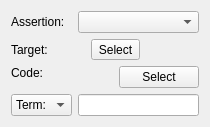
<?xml version="1.0" encoding="UTF-8"?>
<ui version="4.0">
 <class>Form</class>
 <widget class="QWidget" name="Form">
  <property name="geometry">
   <rect>
    <x>0</x>
    <y>0</y>
    <width>210</width>
    <height>125</height>
   </rect>
  </property>
  <property name="windowTitle">
   <string>Form</string>
  </property>
  <layout class="QFormLayout" name="formLayout">
   <item row="0" column="0">
    <widget class="QLabel" name="label">
     <property name="text">
      <string>Assertion:</string>
     </property>
    </widget>
   </item>
   <item row="0" column="1">
    <widget class="QComboBox" name="comboBox_assertion"/>
   </item>
   <item row="1" column="0">
    <widget class="QLabel" name="label_3">
     <property name="text">
      <string>Target:</string>
     </property>
    </widget>
   </item>
   <item row="1" column="1">
    <layout class="QHBoxLayout" name="horizontalLayout_4">
     <item>
      <widget class="QLabel" name="label_target_2">
       <property name="text">
        <string/>
       </property>
      </widget>
     </item>
     <item>
      <widget class="QToolButton" name="toolButton_select_targe_2">
       <property name="text">
        <string>Select</string>
       </property>
       <property name="iconSize">
        <size>
         <width>13</width>
         <height>13</height>
        </size>
       </property>
       <property name="popupMode">
        <enum>QToolButton::InstantPopup</enum>
       </property>
       <property name="toolButtonStyle">
        <enum>Qt::ToolButtonTextOnly</enum>
       </property>
       <property name="arrowType">
        <enum>Qt::RightArrow</enum>
       </property>
      </widget>
     </item>
     <item>
      <spacer name="horizontalSpacer_4">
       <property name="orientation">
        <enum>Qt::Horizontal</enum>
       </property>
       <property name="sizeHint" stdset="0">
        <size>
         <width>40</width>
         <height>20</height>
        </size>
       </property>
      </spacer>
     </item>
    </layout>
   </item>
   <item row="2" column="0">
    <widget class="QLabel" name="label_2">
     <property name="text">
      <string>Code:</string>
     </property>
     <property name="alignment">
      <set>Qt::AlignLeading|Qt::AlignLeft|Qt::AlignTop</set>
     </property>
    </widget>
   </item>
   <item row="2" column="1">
    <layout class="QHBoxLayout" name="horizontalLayout_2">
     <item>
      <widget class="QLabel" name="label_eco">
       <property name="sizePolicy">
        <sizepolicy hsizetype="Expanding" vsizetype="Preferred">
         <horstretch>0</horstretch>
         <verstretch>0</verstretch>
        </sizepolicy>
       </property>
       <property name="text">
        <string/>
       </property>
       <property name="wordWrap">
        <bool>true</bool>
       </property>
      </widget>
     </item>
     <item>
      <spacer name="horizontalSpacer_2">
       <property name="orientation">
        <enum>Qt::Horizontal</enum>
       </property>
       <property name="sizeHint" stdset="0">
        <size>
         <width>40</width>
         <height>20</height>
        </size>
       </property>
      </spacer>
     </item>
     <item>
      <widget class="QPushButton" name="pushButton_select_eco">
       <property name="text">
        <string>Select</string>
       </property>
      </widget>
     </item>
    </layout>
   </item>
   <item row="3" column="0">
    <widget class="QComboBox" name="comboBox_link">
     <item>
      <property name="text">
       <string>Term:</string>
      </property>
     </item>
     <item>
      <property name="text">
       <string>Link:</string>
      </property>
     </item>
    </widget>
   </item>
   <item row="3" column="1">
    <widget class="QStackedWidget" name="stackedWidget">
     <property name="sizePolicy">
      <sizepolicy hsizetype="Expanding" vsizetype="Minimum">
       <horstretch>0</horstretch>
       <verstretch>0</verstretch>
      </sizepolicy>
     </property>
     <property name="styleSheet">
      <string notr="true"/>
     </property>
     <property name="lineWidth">
      <number>1</number>
     </property>
     <property name="currentIndex">
      <number>0</number>
     </property>
     <widget class="QWidget" name="page_term">
      <layout class="QVBoxLayout" name="verticalLayout_5">
       <property name="leftMargin">
        <number>0</number>
       </property>
       <property name="topMargin">
        <number>0</number>
       </property>
       <property name="rightMargin">
        <number>0</number>
       </property>
       <property name="bottomMargin">
        <number>0</number>
       </property>
       <item>
        <widget class="QLineEdit" name="lineEdit_term"/>
       </item>
      </layout>
     </widget>
     <widget class="QWidget" name="page_link">
      <layout class="QVBoxLayout" name="verticalLayout_4">
       <property name="leftMargin">
        <number>0</number>
       </property>
       <property name="topMargin">
        <number>0</number>
       </property>
       <property name="rightMargin">
        <number>0</number>
       </property>
       <property name="bottomMargin">
        <number>0</number>
       </property>
       <item>
        <layout class="QHBoxLayout" name="horizontalLayout">
         <item>
          <widget class="QLabel" name="label_link">
           <property name="text">
            <string/>
           </property>
          </widget>
         </item>
         <item>
          <widget class="QToolButton" name="toolButton_select">
           <property name="text">
            <string>Select</string>
           </property>
           <property name="iconSize">
            <size>
             <width>13</width>
             <height>13</height>
            </size>
           </property>
           <property name="popupMode">
            <enum>QToolButton::InstantPopup</enum>
           </property>
           <property name="toolButtonStyle">
            <enum>Qt::ToolButtonTextOnly</enum>
           </property>
           <property name="arrowType">
            <enum>Qt::RightArrow</enum>
           </property>
          </widget>
         </item>
         <item>
          <spacer name="horizontalSpacer">
           <property name="orientation">
            <enum>Qt::Horizontal</enum>
           </property>
           <property name="sizeHint" stdset="0">
            <size>
             <width>40</width>
             <height>20</height>
            </size>
           </property>
          </spacer>
         </item>
        </layout>
       </item>
      </layout>
     </widget>
    </widget>
   </item>
  </layout>
 </widget>
 <resources/>
 <connections/>
</ui>
